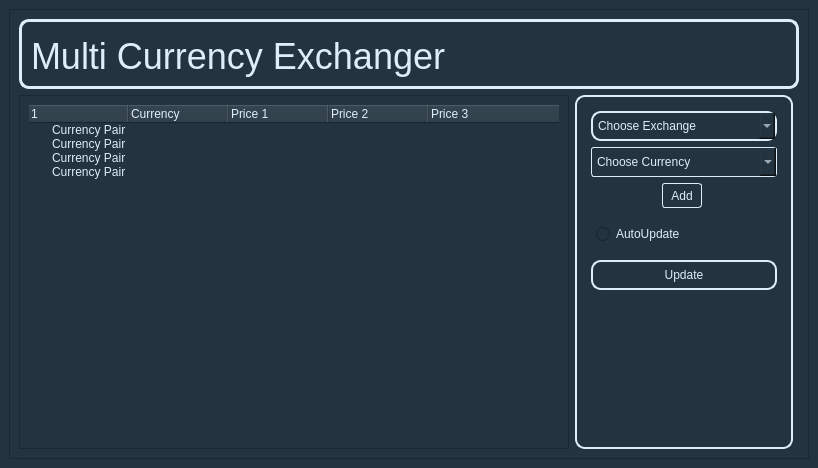
<?xml version="1.0" encoding="UTF-8"?>
<ui version="4.0">
 <class>MainWindow</class>
 <widget class="QMainWindow" name="MainWindow">
  <property name="geometry">
   <rect>
    <x>0</x>
    <y>0</y>
    <width>818</width>
    <height>468</height>
   </rect>
  </property>
  <property name="minimumSize">
   <size>
    <width>818</width>
    <height>468</height>
   </size>
  </property>
  <property name="maximumSize">
   <size>
    <width>818</width>
    <height>468</height>
   </size>
  </property>
  <property name="windowTitle">
   <string>MCE</string>
  </property>
  <property name="styleSheet">
   <string notr="true">background: #233340;
color: #ddedfa;
font-family: Ubuntu;</string>
  </property>
  <property name="unifiedTitleAndToolBarOnMac">
   <bool>false</bool>
  </property>
  <widget class="QWidget" name="centralwidget">
   <layout class="QGridLayout" name="gridLayout">
    <item row="0" column="0">
     <widget class="QFrame" name="MainFrame">
      <property name="minimumSize">
       <size>
        <width>800</width>
        <height>450</height>
       </size>
      </property>
      <property name="frameShape">
       <enum>QFrame::StyledPanel</enum>
      </property>
      <property name="frameShadow">
       <enum>QFrame::Raised</enum>
      </property>
      <layout class="QGridLayout" name="gridLayout_5">
       <item row="1" column="0">
        <layout class="QHBoxLayout" name="horizontalLayout_2">
         <item>
          <widget class="QFrame" name="ArticleFrame">
           <property name="minimumSize">
            <size>
             <width>550</width>
             <height>0</height>
            </size>
           </property>
           <property name="styleSheet">
            <string notr="true">border: 2px solid #ddedfa;
border-radius: 10px;
QTreeView {
    background-color: #0078d4; /* Цвет фона заголовка */
    color: #ffffff; /* Цвет текста заголовка */
    border: 1px solid #ccc; /* Рамка заголовка */
    font-size: 14px; /* Размер шрифта заголовка */
}</string>
           </property>
           <property name="frameShape">
            <enum>QFrame::StyledPanel</enum>
           </property>
           <property name="frameShadow">
            <enum>QFrame::Raised</enum>
           </property>
           <layout class="QGridLayout" name="gridLayout_3">
            <item row="0" column="0">
             <widget class="QTreeWidget" name="treeWidget">
              <property name="styleSheet">
               <string notr="true">border: none;
</string>
              </property>
              <column>
               <property name="text">
                <string/>
               </property>
               <property name="background">
                <color>
                 <red>85</red>
                 <green>255</green>
                 <blue>255</blue>
                </color>
               </property>
              </column>
              <column>
               <property name="text">
                <string>Currency</string>
               </property>
               <property name="background">
                <color>
                 <red>85</red>
                 <green>255</green>
                 <blue>255</blue>
                </color>
               </property>
              </column>
              <column>
               <property name="text">
                <string>Price 1</string>
               </property>
              </column>
              <column>
               <property name="text">
                <string>Price 2</string>
               </property>
              </column>
              <column>
               <property name="text">
                <string>Price 3</string>
               </property>
              </column>
              <item>
               <property name="text">
                <string>Currency Pair</string>
               </property>
              </item>
              <item>
               <property name="text">
                <string>Currency Pair</string>
               </property>
              </item>
              <item>
               <property name="text">
                <string>Currency Pair</string>
               </property>
              </item>
              <item>
               <property name="text">
                <string>Currency Pair</string>
               </property>
              </item>
             </widget>
            </item>
           </layout>
          </widget>
         </item>
         <item>
          <widget class="QFrame" name="AsideFrame">
           <property name="minimumSize">
            <size>
             <width>200</width>
             <height>0</height>
            </size>
           </property>
           <property name="styleSheet">
            <string notr="true">border: 2px solid #ddedfa;
border-radius: 10px;
padding: 5px;</string>
           </property>
           <property name="frameShape">
            <enum>QFrame::StyledPanel</enum>
           </property>
           <property name="frameShadow">
            <enum>QFrame::Raised</enum>
           </property>
           <layout class="QGridLayout" name="gridLayout_4">
            <item row="0" column="0">
             <layout class="QVBoxLayout" name="verticalLayout">
              <item>
               <widget class="QComboBox" name="comboBox">
                <property name="minimumSize">
                 <size>
                  <width>0</width>
                  <height>30</height>
                 </size>
                </property>
                <property name="styleSheet">
                 <string notr="true">border: 1px solid #ddedfa;
border-radius: 3px;
padding: 5px;
QComboBox::drop-down {
        width: 20px; /* Ширина стрелки выпадающего списка */
    }</string>
                </property>
                <property name="placeholderText">
                 <string>Choose Exchange</string>
                </property>
                <item>
                 <property name="text">
                  <string>Exchange 1</string>
                 </property>
                </item>
                <item>
                 <property name="text">
                  <string>Exchange 2</string>
                 </property>
                </item>
                <item>
                 <property name="text">
                  <string>Exchange 3</string>
                 </property>
                </item>
               </widget>
              </item>
              <item>
               <widget class="QComboBox" name="comboBox_2">
                <property name="minimumSize">
                 <size>
                  <width>0</width>
                  <height>30</height>
                 </size>
                </property>
                <property name="styleSheet">
                 <string notr="true">border: 1px solid #ddedfa;
border-radius: 3px;
padding: 5px;
</string>
                </property>
                <property name="placeholderText">
                 <string>Choose Currency</string>
                </property>
                <item>
                 <property name="text">
                  <string>Currency 1</string>
                 </property>
                </item>
                <item>
                 <property name="text">
                  <string>Currency 2</string>
                 </property>
                </item>
                <item>
                 <property name="text">
                  <string>Currency 3</string>
                 </property>
                </item>
               </widget>
              </item>
              <item>
               <layout class="QHBoxLayout" name="horizontalLayout">
                <item>
                 <spacer name="horizontalSpacer">
                  <property name="orientation">
                   <enum>Qt::Horizontal</enum>
                  </property>
                  <property name="sizeHint" stdset="0">
                   <size>
                    <width>114</width>
                    <height>20</height>
                   </size>
                  </property>
                 </spacer>
                </item>
                <item>
                 <widget class="QPushButton" name="pushButton">
                  <property name="minimumSize">
                   <size>
                    <width>40</width>
                    <height>25</height>
                   </size>
                  </property>
                  <property name="maximumSize">
                   <size>
                    <width>70</width>
                    <height>40</height>
                   </size>
                  </property>
                  <property name="layoutDirection">
                   <enum>Qt::RightToLeft</enum>
                  </property>
                  <property name="styleSheet">
                   <string notr="true">
border: 1px solid #ddedfa;
border-radius: 3px;
padding: 5px;</string>
                  </property>
                  <property name="text">
                   <string>Add</string>
                  </property>
                 </widget>
                </item>
                <item>
                 <spacer name="horizontalSpacer_2">
                  <property name="orientation">
                   <enum>Qt::Horizontal</enum>
                  </property>
                  <property name="sizeHint" stdset="0">
                   <size>
                    <width>118</width>
                    <height>20</height>
                   </size>
                  </property>
                 </spacer>
                </item>
               </layout>
              </item>
              <item>
               <widget class="QRadioButton" name="radioButton">
                <property name="minimumSize">
                 <size>
                  <width>0</width>
                  <height>40</height>
                 </size>
                </property>
                <property name="styleSheet">
                 <string notr="true">border: none;</string>
                </property>
                <property name="text">
                 <string>AutoUpdate</string>
                </property>
               </widget>
              </item>
              <item>
               <widget class="QPushButton" name="pushButton_2">
                <property name="minimumSize">
                 <size>
                  <width>0</width>
                  <height>30</height>
                 </size>
                </property>
                <property name="styleSheet">
                 <string notr="true">border: 1px solid #ddedfa;
border-radius: 3px;
padding: 5px;
QPushButton::hover{
	backgound: white;
	color: black;
	font: bold;
}</string>
                </property>
                <property name="text">
                 <string>Update</string>
                </property>
               </widget>
              </item>
             </layout>
            </item>
            <item row="1" column="0">
             <spacer name="verticalSpacer_2">
              <property name="orientation">
               <enum>Qt::Vertical</enum>
              </property>
              <property name="sizeHint" stdset="0">
               <size>
                <width>20</width>
                <height>165</height>
               </size>
              </property>
             </spacer>
            </item>
           </layout>
          </widget>
         </item>
        </layout>
       </item>
       <item row="0" column="0" colspan="2">
        <widget class="QFrame" name="HeaderFrame">
         <property name="minimumSize">
          <size>
           <width>750</width>
           <height>70</height>
          </size>
         </property>
         <property name="maximumSize">
          <size>
           <width>795</width>
           <height>16777215</height>
          </size>
         </property>
         <property name="styleSheet">
          <string notr="true">font: 24px;
border: 3px solid #ddedfa;
border-radius: 10px;</string>
         </property>
         <property name="frameShape">
          <enum>QFrame::StyledPanel</enum>
         </property>
         <property name="frameShadow">
          <enum>QFrame::Raised</enum>
         </property>
         <layout class="QGridLayout" name="gridLayout_2">
          <item row="0" column="0">
           <widget class="QLabel" name="label">
            <property name="minimumSize">
             <size>
              <width>0</width>
              <height>50</height>
             </size>
            </property>
            <property name="styleSheet">
             <string notr="true">color: #ddedfa;
font: 36px;
border: none;
</string>
            </property>
            <property name="text">
             <string>Multi Currency Exchanger</string>
            </property>
           </widget>
          </item>
         </layout>
        </widget>
       </item>
      </layout>
     </widget>
    </item>
   </layout>
  </widget>
 </widget>
 <resources/>
 <connections/>
</ui>
